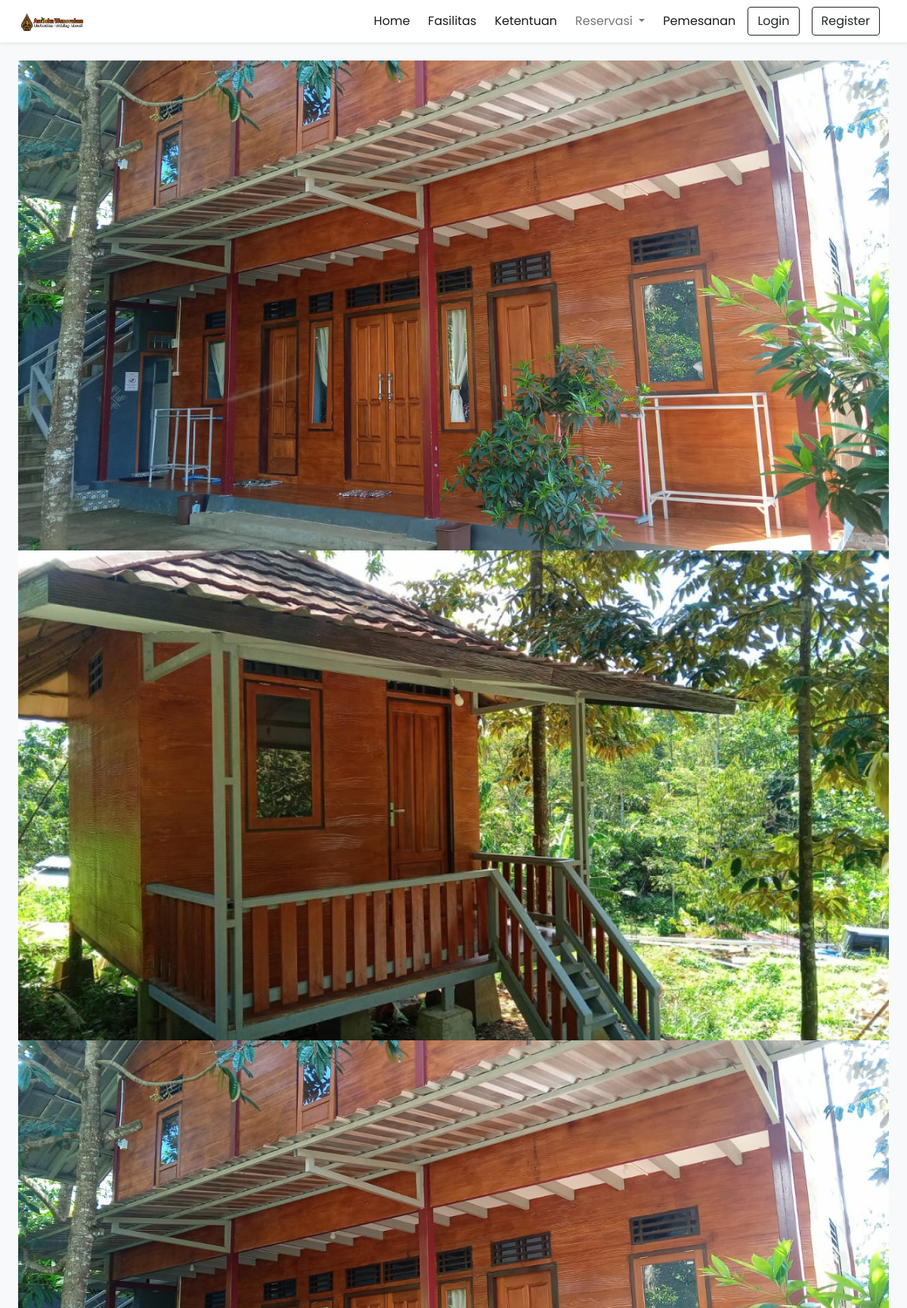
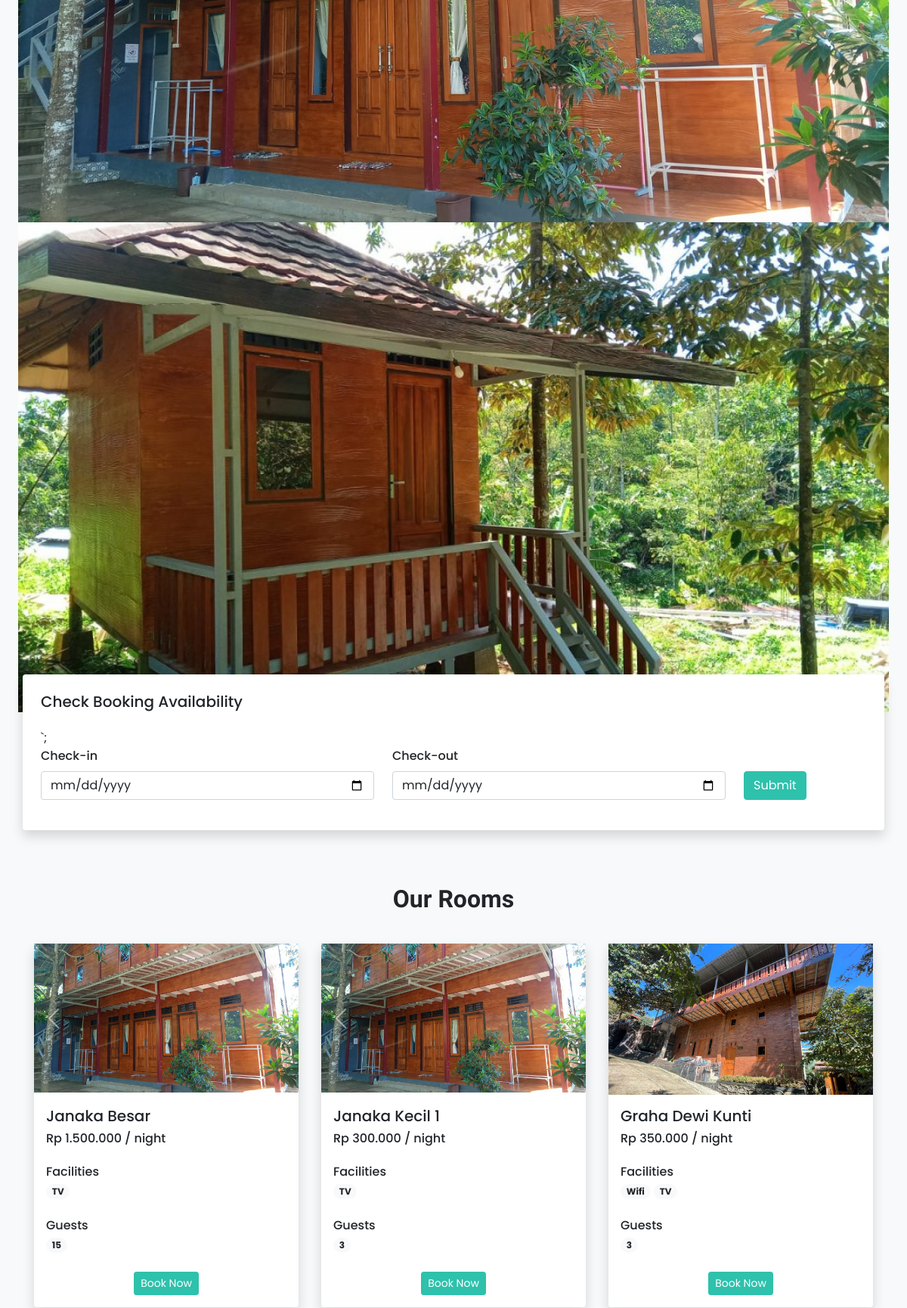
The page / (upper part) on the database its author committed (2 pictures, top to bottom).
### tables this page shows
CREATE TABLE `room` (
  `id` int(11) NOT NULL,
  `name` varchar(191) NOT NULL,
  `description` varchar(191) DEFAULT NULL,
  `price` double NOT NULL,
  `rating` double NOT NULL DEFAULT 0,
  `isReady` tinyint(1) NOT NULL DEFAULT 0,
  `picture` varchar(191) DEFAULT NULL
);

CREATE TABLE `picture` (
  `id` int(11) NOT NULL,
  `name` varchar(191) DEFAULT NULL
);

CREATE TABLE `facility` (
  `id` int(11) NOT NULL,
  `picture` varchar(191) NOT NULL,
  `name` varchar(191) NOT NULL,
  `description` varchar(191) NOT NULL,
  `isGeneral` tinyint(1) NOT NULL DEFAULT 1
);

CREATE TABLE `capacity` (
  `id` int(11) NOT NULL,
  `name` varchar(191) NOT NULL,
  `description` varchar(191) NOT NULL
);

### app/core/Database.php (called while the page is built, shortened)
<?php
class Database
{
    private $host = DB_HOST;
    private $user = DB_USER;
    private $pass = DB_PASS;
    private $db_name = DB_NAME;
    private $dbh;
    private $stmt;
    public function __construct()
    {
        $dsn = 'mysql:host=' . $this->host . ';dbname=' . $this->db_name;
        $option = [
            PDO::ATTR_PERSISTENT => true,
            PDO::ATTR_ERRMODE => PDO::ERRMODE_EXCEPTION
        ];
        try {
            $this->dbh = new PDO($dsn, $this->user, $this->pass, $option);
        } catch (PDOException $e) {
            die($e->getMessage());
        }
    }
    public function query($query)
    {
        $this->stmt = $this->dbh->prepare($query);
    }
    public function bind($param, $value, $type = null)
    {
        if (is_null($type)) {
            switch (true) {
                case is_int($value):
                    $type = PDO::PARAM_INT;
                    break;
            }
        }
        $this->stmt->bindValue($param, $value, $type);
    }
    public function execute()
    {
        $this->stmt->execute();
    }
    public function resultSet()
    {
        $this->execute();
        return $this->stmt->fetchAll(PDO::FETCH_ASSOC);
    }
}

### app/model/Room.php (called while the page is built, shortened)
<?php
class Room{
    private $db;
    public function __construct()
    {
        $this->db = new Database;
    }
    public function getRoom()
    {
        $q = 'SELECT * FROM room';
        $this->db->query($q);
        $res = $this->db->resultSet();
        return $res;
    }
}

### app/model/Facility.php (called while the page is built, shortened)
<?php
class Facility
{
    private $db;
    public function __construct()
    {
        $this->db = new Database;
    }
    public function getFacilityById($id)
    {
        $q = 'SELECT * FROM facility WHERE id = ?';
        $this->db->query($q);
        $this->db->bind(1, $id);
        $res = $this->db->resultSet();
        return $res;
    }
    public function getFacilityByRoomId($id)
    {
        $q = 'SELECT * FROM facilityonroom WHERE roomId = ?';
        $this->db->query($q);
        $this->db->bind(1, $id);
        $res = $this->db->resultSet();
        return $res;
    }
}

### app/model/Capacity.php (called while the page is built)
<?php
class Capacity
{
    private $db;
    public function __construct()
    {
        $this->db = new Database;
    }
    public function getCapacityById($id)
    {
        $q = 'SELECT * FROM capacity WHERE id = ?';
        $this->db->query($q);
        $this->db->bind(1, $id);
        $res = $this->db->resultSet();
        return $res;
    }
    public function getCapacityByRoomId($id)
    {
        $q = 'SELECT * FROM capacityonroom WHERE roomId = ?';
        $this->db->query($q);
        $this->db->bind(1, $id);
        $res = $this->db->resultSet();
        return $res;
    }
}

### app/model/Picture.php (called while the page is built)
<?php
class Picture
{
    private $db;
    public function __construct()
    {
        $this->db = new Database;
    }
    public function getPictureById($id)
    {
        $q = 'SELECT * FROM picture WHERE id = ?';
        $this->db->query($q);
        $this->db->bind(1, $id);
        $res = $this->db->resultSet();
        return $res;
    }
    public function getPictureByRoomId($id)
    {
        $q = 'SELECT * FROM pictureonroom WHERE roomId = ?';
        $this->db->query($q);
        $this->db->bind(1, $id);
        $res = $this->db->resultSet();
        return $res;
    }
}

### index.php (the view, shortened to what this page needs)
<!DOCTYPE html>
<html lang="en">
<head>
    <link rel="stylesheet" href="https://cdn.jsdelivr.net/npm/swiper@10/swiper-bundle.min.css" />
    <?php require('inc/links.php'); ?>
</head>
<body class="bg-light">
    <?php require('inc/header.php'); ?>
    <div class="container-fluid px-lg-4 mt-4">
        <div class="swiper swiper-container">
            <div class="swiper-wrapper">
                <div class="swiper-slide">
                    <img src="./assets/images/penginapan1.jpg" class="w-100 d-block">
                </div>
                <div class="swiper-slide">
                    <img src="./assets/images/slide2.jpg" class="w-100 d-block">
                </div>
                <div class="swiper-slide">
                    <img src="./assets/images/penginapan1.jpg" class="w-100 d-block">
                </div>
                <div class=" swiper-slide">
                    <img src="./assets/images/slide2.jpg" class="w-100 d-block">
                </div>
            </div>
        </div>
    </div>
    <div class="container avaibility-form">
        <div class="row">
            <div class="col-lg-12 bg-white shadow p-4 rounded">
                <h5 class="mb-4">Check Booking Availability</h5>
                <form action="rooms" method="POST">`;
                    <div class="row align-items-end">
                        <div class="col-lg-5 mb-3">
                            <label for="check_in" class="form-label" style="font-weight: 500">Check-in</label>
                            <input type="date" class="form-control shadow-none" id="check_in" name="check_in">
                        </div>
                        <div class="col-lg-5 mb-3">
                            <label for="check_out" class="form-label" style="font-weight: 500">Check-out</label>
                            <input type="date" class="form-control shadow-none" id="check_out" name="check_out">
                        </div>
                        <div class="col-lg-2 mb-lg-3 mt-2">
                            <button type="submit" class=" btn text-white shadow-none custom-bg">Submit</button>
                        </div>
                    </div>
                </form>
            </div>
        </div>
    </div>
    <h2 class="mt-5 pt-4 mb-4 text-center fw-bold h-font">Our Rooms</h2>
    <div class="container">
        <div class="row">
            <?php
            $room = new Room();
            $rooms = $room->getRoom();
            $facility = new Facility();
            foreach ($rooms as $key => $value) {
                $rooms[$key]['facility'] = $facility->getFacilityByRoomId($value['id']);
            }
            foreach ($rooms as $key => $value) {
                foreach ($value['facility'] as $k => $v) {
                    $rooms[$key]['facility'][$k] = $facility->getFacilityById($v['facilityId']);
                }
            }
            $capacity = new Capacity();
            foreach ($rooms as $key => $value) {
                $rooms[$key]['capacity'] = $capacity->getCapacityByRoomId($value['id']);
            }
            foreach ($rooms as $key => $value) {
                foreach ($value['capacity'] as $k => $v) {
                    $rooms[$key]['capacity'][$k] = $capacity->getCapacityById($v['capacityId']);
                }
            }
            $picture = new Picture();
            foreach ($rooms as $key => $value) {
                $rooms[$key]['picture'] = $picture->getPictureByRoomId($value['id']);
            }
            foreach ($rooms as $key => $value) {
                foreach ($value['picture'] as $k => $v) {
                    $rooms[$key]['picture'][$k] = $picture->getPictureById($v['pictureId']);
                }
            }
            $rule = new Rule();
            foreach ($rooms as $key => $value) {
                $rooms[$key]['rule'] = $rule->getRuleByRoomId($value['id']);
            }
            foreach ($rooms as $key => $value) {
                foreach ($value['rule'] as $k => $v) {
                    $rooms[$key]['rule'][$k] = $rule->getRuleById($v['ruleId']);
                }
            }
            ?>
            <?php foreach ($rooms as $r): ?>
                <div class="col-lg-4 col-md-6 my-3">
                    <div class="card border-0 shadow" style="max-width: 350px; margin: auto;">
                        <div style="height: 200px; overflow: hidden;">
                            <div id="carouselExampleControls<?= $r['id'] ?>" class="carousel slide" data-ride="carousel">
                                <div class="carousel-inner">
                                    <?php foreach ($r['picture'] as $key => $value): ?>
                                        <div class="carousel-item <?= $key === 0 ? 'active' : '' ?>">
                                            <img src="./assets/images/room/<?= $value[0]['name'] ?>" class="d-block w-100"
                                                alt="...">
                                        </div>
                                    <?php endforeach; ?>
                                </div>
                                <button class="carousel-control-prev" type="button"
                                    data-bs-target="#carouselExampleControls<?= $r['id'] ?>" data-bs-slide="prev">
                                    <span class="carousel-control-prev-icon" aria-hidden="true"></span>
                                </button>
                                <button class="carousel-control-next" type="button"
                                    data-bs-target="#carouselExampleControls<?= $r['id'] ?>" data-bs-slide="next">
                                    <span class="carousel-control-next-icon" aria-hidden="true"></span>
                                </button>
                            </div>
                        </div>
                        <div class="card-body">
                            <h5>
                                <?= $r['name'] ?>
                            </h5>
                            <h6 class="mb-4">Rp
                                <?= number_format($r['price'], 0, ',', '.') ?> / night
                            </h6>
                            <div class="facilities mb-4">
                                <h6 class="mb-1">Facilities</h6>
                                <?php foreach ($r['facility'] as $key => $value): ?>
                                    <span class="badge rounded-pill bg-light text-dark text-wrap">
                                        <?= $value[0]['name'] ?>
                                    </span>
                                <?php endforeach; ?>
                            </div>
                            <div class="guests mb-4">
                                <h6 class="mb-1">Guests</h6>
                                <span class="badge rounded-pill bg-light text-dark text-wrap">
                                    <?= $r['capacity'][0][0]['description'] ?>
                                </span>
                            </div>
                            <div class="d-flex justify-content-evenly mb-2s">
                                <a href='details?type=room&id=<?= $r['id'] ?>'
                                    class='btn btn-sm text-white custom-bg shadow-none'>Book Now</a>
                            </div>
                        </div>
                    </div>
                </div>
            <?php endforeach; ?>
        </div>
    </div>
</body>
</html>

### assets/css/common.css (style rules this page uses)
:root { --teal: #2ec1ac; --teal_hover: #279e8c; }
* { font-family: "Poppins", sans-serif; }
.h-font { font-family: "Merienda", cursive; }
.custom-bg { background-color: var(--teal); border: 1px solid var(--teal); }

### index.php (style rules this page uses)
.avaibility-form { margin-top: -50px; z-index: 2; position: relative; }

### rows shown on the page
room: picture.name (picture), name "Janaka Besar", price "1.500.000"
facility: name "TV"
capacity: description "15"
room: picture.name (picture), name "Janaka Kecil 1", price "300.000"
capacity: description "3"
room: name "Graha Dewi Kunti", price "350.000"
picture: name (picture)
facility: name "Wifi"
